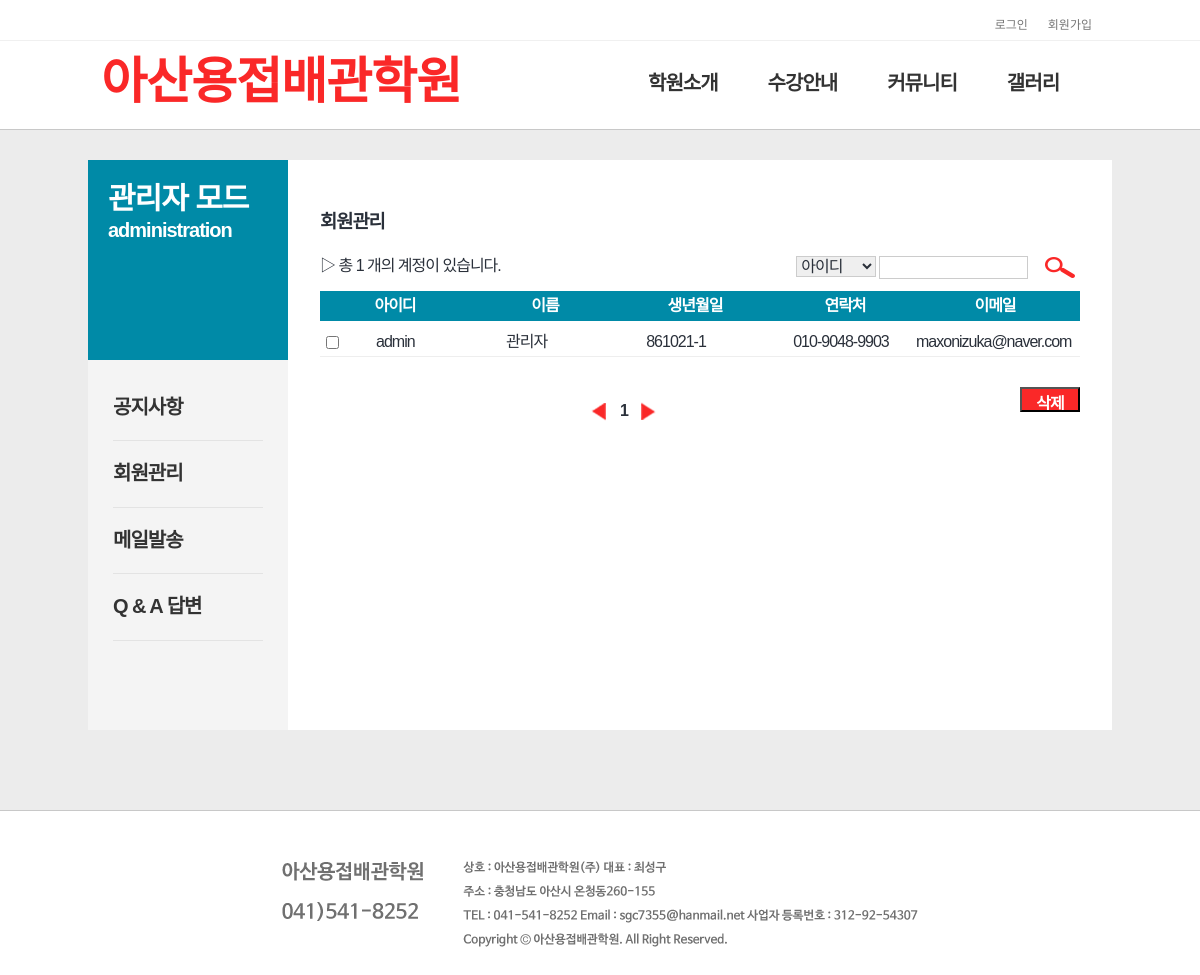
/admin/member.php, run on the app's committed database.
### tables this page shows
CREATE TABLE IF NOT EXISTS `member` (
  `id` varchar(15) NOT NULL,
  `pass` char(15) NOT NULL,
  `name` varchar(10) NOT NULL,
  `birth` char(15) NOT NULL,
  `phone` char(20) NOT NULL,
  `email` char(80) DEFAULT NULL,
  `regist_day` char(20) DEFAULT NULL,
  PRIMARY KEY (`id`)
);

### lib/global_notice.php (called while the page is built, shortened)
 <?
 	$page = $_GET[page];
?>

### admin/member.php (the view, shortened to what this page needs)
<?
	$table = "member";
	$mode = $_GET[mode];
	$search = $_POST[search];
	$find = $_POST[find];
?>
<?
	require_once "../lib/header.php";
	require_once "../lib/dbconn.php";
	$scale = 10;
	if ($mode == "search") {
		if (!$search) {
			echo "<script>
					window.alert('검색할 단어를 입력해 주세요!');
					history.go(-1);
				  </script>";
			exit;
		}
		$sql = "select * from $table where $find like '%$search%' order by num desc";
	} else {
		$sql = "select * from $table order by id desc";
	}
	$result = $conn->query($sql);
	$total_record = $result->num_rows;
	if ($total_record % $scale == 0) {
		$total_page = floor($total_record/$scale);
	} else {
		$total_page = floor($total_record/$scale) + 1;
	}
	if (!$page) {
		$page = 1;
	}
	$start = ($page-1) * $scale;
?>
<div id="container">
	<div class="wrap">
		<div class="content" id="content">
			<?
				require_once "../lib/admin_sub_nav.php";
			?>
			<div class="main_content">
				<div class="main_co1">
					<h3> 회원관리 </h3>
				</div>
				<div class="main_co2" style="padding:0px 32px 50px">
				<form name="board_form" method="post" action="member.php?table=<?=$member?>&mode=search">
				<div id="list_search">
					<div class="list_search1">▷ 총 <?= $total_record ?> 개의 계정이 있습니다. </div>
					<div class="list_search_form">
					<div class="list_search3"><select name="find">
											 <option value="id">아이디</option>
											  </select></div>
					<div class="list_search4"><input type="text" name="search"></div>
					<div class="list_search5"><input type="image" src="../img/board/list_search_button.png"></div>
					</div>
				</div>
				</form>
				<table>
   				 <tr class="list_top_title_admin">
        			<th class="title_id">아이디</th>
        			<th class="title_name">이름</th>
        			<th class="title_birth">생년월일</th>
        			<th class="title_phone">연락처</th>
        			<th class="title_email">이메일</th>
    			 </tr>
				</table>
				<div id="list_content">
				<form name="member" method="POST" onsubmit="return chk()">
				<?
					for ($i=$start; $i < $start+$scale && $i < $total_record; $i++) {
						mysqli_data_seek($result, $i);
						$row = $result->fetch_assoc();
				?>
					<div id="member_item">
					<div class="chk">
					<input type="checkbox" name="check" value="<?=$row[id]?>">
					</div>
						<div class="member_item1"><?=$row[id] ?> </div>
						<div class="member_item2"><?=$row[name] ?></div>
						<div class="member_item3"><?=$row[birth] ?></p></div>
						<div class="member_item4"><?=$row[phone] ?></div>
						<div class="member_item5"><?=$row[email] ?></div>
					</div>
				<?
				}
				?>
					<div id="page_button">
						<div class="page_num"><img src="../img/board/이전.png">
				<?
					for ($i=1; $i<=$total_page; $i++) {
						if ($page == $i) {
							echo "<b> $i </b>";
						} else {
							echo "<a href='member.php?table=$table&page=$i'><b> $i </b></a>";
						}
					}
				?>
						<img src="../img/board/다음.png">
						</div>
						<div class="button">
						<input class="word" type="submit" value="삭제"/>
						</div>
					</div>
					</form>
				</div>
				</div>
			</div>
		</div>
	</div>
</div>
<?
	require_once "../lib/footer.php";
?>

### css/common.css (style rules this page uses)
body,div,dl,dt,dd,ul,ol,li,h1,h2,h3,h4,h5,h6,pre,code,form,fieldset,legend,textarea,p,blockquote,th,td,input,select,textarea,button { margin:0;padding:0;-webkit-text-size-adjust:none }
input,select,textarea { vertical-align:middle }
fieldset,img,button { border:0 none;vertical-align:middle; }
table { border:0;border-collapse:collapse;vertical-align:top }
html { width:100%;height:100% }
body { min-height:100%;background:#fff }
body,th,td,input,select,textarea,button { font-family:'나눔고딕',NanumGothic,ng,'돋움',dotum,Helvetica,sans-serif;font-size:16px;line-height:1.27;letter-spacing:-1px;color:#2a303a }
input[type='checkbox'] { width:13px;height:13px;vertical-align:top;-webkit-appearance:checkbox }
body { position: relative; min-width: 1024px; max-width: 2560px; margin: 0 auto; min-height: 100%; background: #fff; }
div { display:block; }
#container { background-color:#ececec; border-bottom: 1px solid #c8c8c8; position: relative; padding: 30px 0 80px; min-width: 1024px; max-width: 2560px; min-height: 500px; max-height: 100%; margin: 0 auto; }
.wrap { position: relative; background-color:#fff; width: 1024px; margin: 0 auto; }
.content { float:none; width:1024px; min-height: 570px; }
.content, .main { max-height: 9999999px; }
.content:after { display:block; clear:both; content:''; }
.main_content { float:left; width: 824px; margin-left: 200px; min-height: 100% }
.main_co1 { position: relative; width:760px; min-height: 100%; padding:50px 32px 20px; }
.main_co2 { position: relative; width:760px; padding: 20px 32px 50px; }

### css/freeboard.css (style rules this page uses)
#list_search { height:100%; min-height: 30px; margin-bottom: 5px; width:760px; }
#list_search .list_search1 { float:left; margin-top:2px; width: 62%; }
#list_search .list_search_form { width: 38%; float:right; }
#list_search .list_search3 { float:left; margin-left:5px; margin-top:2px; }
#list_search .list_search3 select { width:80px; height:21px; border:solid 1px #cccccc; }
#list_search .list_search4 { float:left; margin-left:3px; margin-top:2px; }
#list_search .list_search4 input { width:147px; height:21px; border:solid 1px #cccccc; }
#list_search .list_search5 { float:right; margin-left:10px; margin-top:2px; margin-bottom: 10px; }
#list_content { margin-top: 5px; }
#member_item { height:18px; margin-top:2px; padding:6px; border-bottom:solid 1px #eeeeee; }
.chk { float:left; width:10px; padding:4px 0px 0px; }
.member_item1 { float:left; width:50px; padding:0px 40px 0px; }
.member_item2 { float:left; width:50px; padding:0px 40px 0px; }
.member_item3 { float:left; width:80px; text-align:center; padding:0px 40px 0px; }
.member_item4 { float:left; width:150px; padding-left:10px; text-align:center; }
.member_item5 { float:left; width:150px; text-align:center; }
#page_button { margin-top:20px; }
.page_num { float:left; width:80%; margin-top:20px; text-align:center; margin-bottom: 20px; }
.button { float:right; text-align:right; width: 150px; height: 30px; margin: 10px 0 0 0; }
.word { float:right; width: 60px; height: 25px; background-color: #fa2828; color: #fff; font-family: 'Nanum Gothic', sans-serif; font-size: 16px; font-weight: bolder; padding-top: 5px !important; text-align: center; margin-left:15px; }
.list_top_title_admin { width: 760px; float: left; padding: 0px 0 0 0; vertical-align: middle; background-color: #008aa7; }
th { display:inline-block; font-family: 'Nanum Gothic', sans-serif; font-size: 16px; font-weight: bold; color: #fff; text-align: center; float: left; height: 20px; padding: 5px 0; }
.title_id { width: 150px; }
.title_name { width: 150px; }
.title_birth { width: 150px; }
.title_phone { width: 150px; }
.title_email { width: 150px; }

### data on the page
member: id "admin", name "관리자", birth "861021-1", phone "010-9048-9903", email "maxonizuka@naver.com"

### other printed values
$total_record "1"
